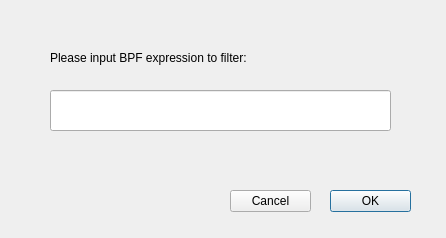
<?xml version="1.0" encoding="UTF-8"?>
<ui version="4.0">
 <class>filterDialog</class>
 <widget class="QDialog" name="filterDialog">
  <property name="geometry">
   <rect>
    <x>0</x>
    <y>0</y>
    <width>446</width>
    <height>238</height>
   </rect>
  </property>
  <property name="windowTitle">
   <string>Packet Filter</string>
  </property>
  <widget class="QLabel" name="label">
   <property name="geometry">
    <rect>
     <x>50</x>
     <y>50</y>
     <width>261</width>
     <height>16</height>
    </rect>
   </property>
   <property name="text">
    <string>Please input BPF expression to filter:</string>
   </property>
  </widget>
  <widget class="QLineEdit" name="lineEdit">
   <property name="geometry">
    <rect>
     <x>50</x>
     <y>90</y>
     <width>341</width>
     <height>41</height>
    </rect>
   </property>
  </widget>
  <widget class="QPushButton" name="pushButton">
   <property name="geometry">
    <rect>
     <x>330</x>
     <y>190</y>
     <width>81</width>
     <height>22</height>
    </rect>
   </property>
   <property name="text">
    <string>OK</string>
   </property>
  </widget>
  <widget class="QPushButton" name="pushButton_2">
   <property name="geometry">
    <rect>
     <x>230</x>
     <y>190</y>
     <width>81</width>
     <height>22</height>
    </rect>
   </property>
   <property name="text">
    <string>Cancel</string>
   </property>
  </widget>
 </widget>
 <resources/>
 <connections/>
</ui>
